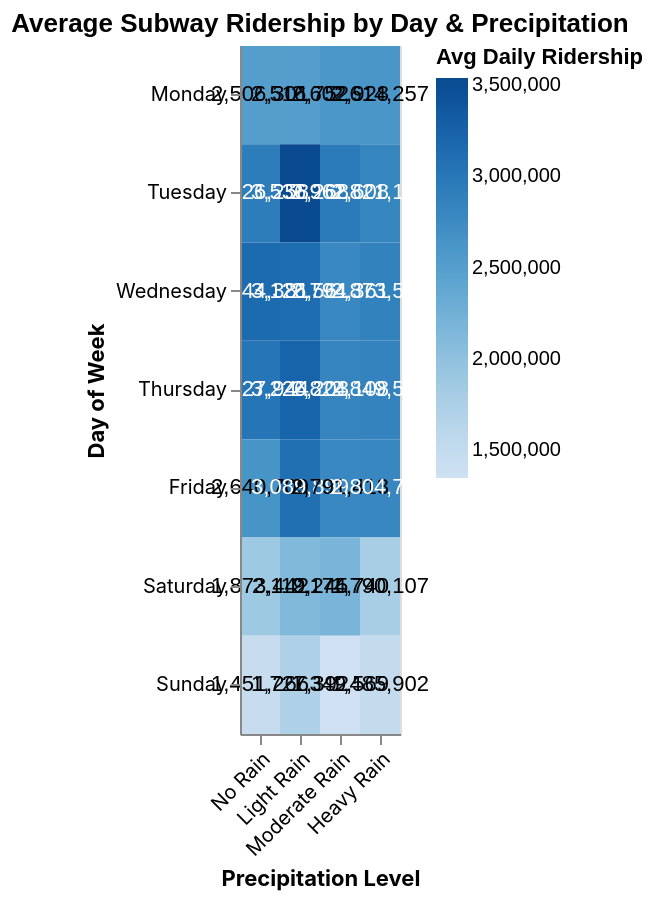

The Vega-Lite source for this figure:
### Vega-Lite specification from a JSON file in a GitHub repository (floating-point values rounded to 4 significant figures)
{"config": {"view": {"continuousWidth": 300, "continuousHeight": 300}, "autosize": {"contains": "padding", "type": "fit"}}, "layer": [{"mark": {"type": "rect"}, "encoding": {"color": {"field": "avg_ridership", "scale": {"domain": [1350000.0, 3536000.0], "scheme": "blues"}, "title": "Avg Daily Ridership", "type": "quantitative"}, "tooltip": [{"field": "day_of_week", "title": "Day", "type": "ordinal"}, {"field": "precipitation_level", "title": "Precipitation", "type": "ordinal"}, {"field": "avg_ridership", "format": ",.0f", "title": "Avg Ridership", "type": "quantitative"}], "x": {"axis": {"labelAngle": -45, "labelFont": "SF Pro Display, SF Pro Icons, Helvetica Neue, Helvetica, Arial, sans-serif", "titleFont": "SF Pro Display, SF Pro Icons, Helvetica Neue, Helvetica, Arial, sans-serif"}, "field": "precipitation_level", "sort": ["No Rain", "Light Rain", "Moderate Rain", "Heavy Rain"], "title": "Precipitation Level", "type": "ordinal"}, "y": {"axis": {"labelFont": "SF Pro Display, SF Pro Icons, Helvetica Neue, Helvetica, Arial, sans-serif", "titleFont": "SF Pro Display, SF Pro Icons, Helvetica Neue, Helvetica, Arial, sans-serif"}, "field": "day_of_week", "scale": {"domain": ["Monday", "Tuesday", "Wednesday", "Thursday", "Friday", "Saturday", "Sunday"]}, "sort": null, "title": "Day of Week", "type": "nominal"}}}, {"mark": {"type": "text", "baseline": "middle"}, "encoding": {"color": {"condition": {"test": "(datum.avg_ridership > 2792886.6684210524)", "value": "white"}, "value": "black"}, "text": {"field": "avg_ridership", "format": ",.0f", "type": "quantitative"}, "x": {"field": "precipitation_level", "sort": ["No Rain", "Light Rain", "Moderate Rain", "Heavy Rain"], "type": "ordinal"}, "y": {"field": "day_of_week", "type": "ordinal"}}}], "data": {"name": "data-5ff8570cec8b37f33f8ea2f184db134d"}, "height": 450, "title": "Average Subway Ridership by Day & Precipitation", "width": "container", "$schema": "https://vega.github.io/schema/vega-lite/v6.1.0.json", "datasets": {"data-5ff8570cec8b37f33f8ea2f184db134d": [{"day_of_week": "Monday", "precipitation_level": "No Rain", "avg_ridership": 2506000.0}, {"day_of_week": "Monday", "precipitation_level": "Light Rain", "avg_ridership": 2517000.0}, {"day_of_week": "Monday", "precipitation_level": "Moderate Rain", "avg_ridership": 2603000.0}, {"day_of_week": "Monday", "precipitation_level": "Heavy Rain", "avg_ridership": 2614000.0}, {"day_of_week": "Tuesday", "precipitation_level": "No Rain", "avg_ridership": 2926000.0}, {"day_of_week": "Tuesday", "precipitation_level": "Light Rain", "avg_ridership": 3536000.0}, {"day_of_week": "Tuesday", "precipitation_level": "Moderate Rain", "avg_ridership": 2963000.0}, {"day_of_week": "Tuesday", "precipitation_level": "Heavy Rain", "avg_ridership": 2821000.0}, {"day_of_week": "Wednesday", "precipitation_level": "No Rain", "avg_ridership": 3144000.0}, {"day_of_week": "Wednesday", "precipitation_level": "Light Rain", "avg_ridership": 3127000.0}, {"day_of_week": "Wednesday", "precipitation_level": "Moderate Rain", "avg_ridership": 2794000.0}, {"day_of_week": "Wednesday", "precipitation_level": "Heavy Rain", "avg_ridership": 2874000.0}, {"day_of_week": "Thursday", "precipitation_level": "No Rain", "avg_ridership": 3028000.0}, {"day_of_week": "Thursday", "precipitation_level": "Light Rain", "avg_ridership": 3226000.0}, {"day_of_week": "Thursday", "precipitation_level": "Moderate Rain", "avg_ridership": 2824000.0}, {"day_of_week": "Thursday", "precipitation_level": "Heavy Rain", "avg_ridership": 2850000.0}, {"day_of_week": "Friday", "precipitation_level": "No Rain", "avg_ridership": 2641000.0}, {"day_of_week": "Friday", "precipitation_level": "Light Rain", "avg_ridership": 3090000.0}, {"day_of_week": "Friday", "precipitation_level": "Moderate Rain", "avg_ridership": 2791000.0}, {"day_of_week": "Friday", "precipitation_level": "Heavy Rain", "avg_ridership": 2805000.0}, {"day_of_week": "Saturday", "precipitation_level": "No Rain", "avg_ridership": 1873000.0}, {"day_of_week": "Saturday", "precipitation_level": "Light Rain", "avg_ridership": 2119000.0}, {"day_of_week": "Saturday", "precipitation_level": "Moderate Rain", "avg_ridership": 2175000.0}, {"day_of_week": "Saturday", "precipitation_level": "Heavy Rain", "avg_ridership": 1790000.0}, {"day_of_week": "Sunday", "precipitation_level": "No Rain", "avg_ridership": 1451000.0}, {"day_of_week": "Sunday", "precipitation_level": "Light Rain", "avg_ridership": 1727000.0}, {"day_of_week": "Sunday", "precipitation_level": "Moderate Rain", "avg_ridership": 1350000.0}, {"day_of_week": "Sunday", "precipitation_level": "Heavy Rain", "avg_ridership": 1486000.0}]}}
